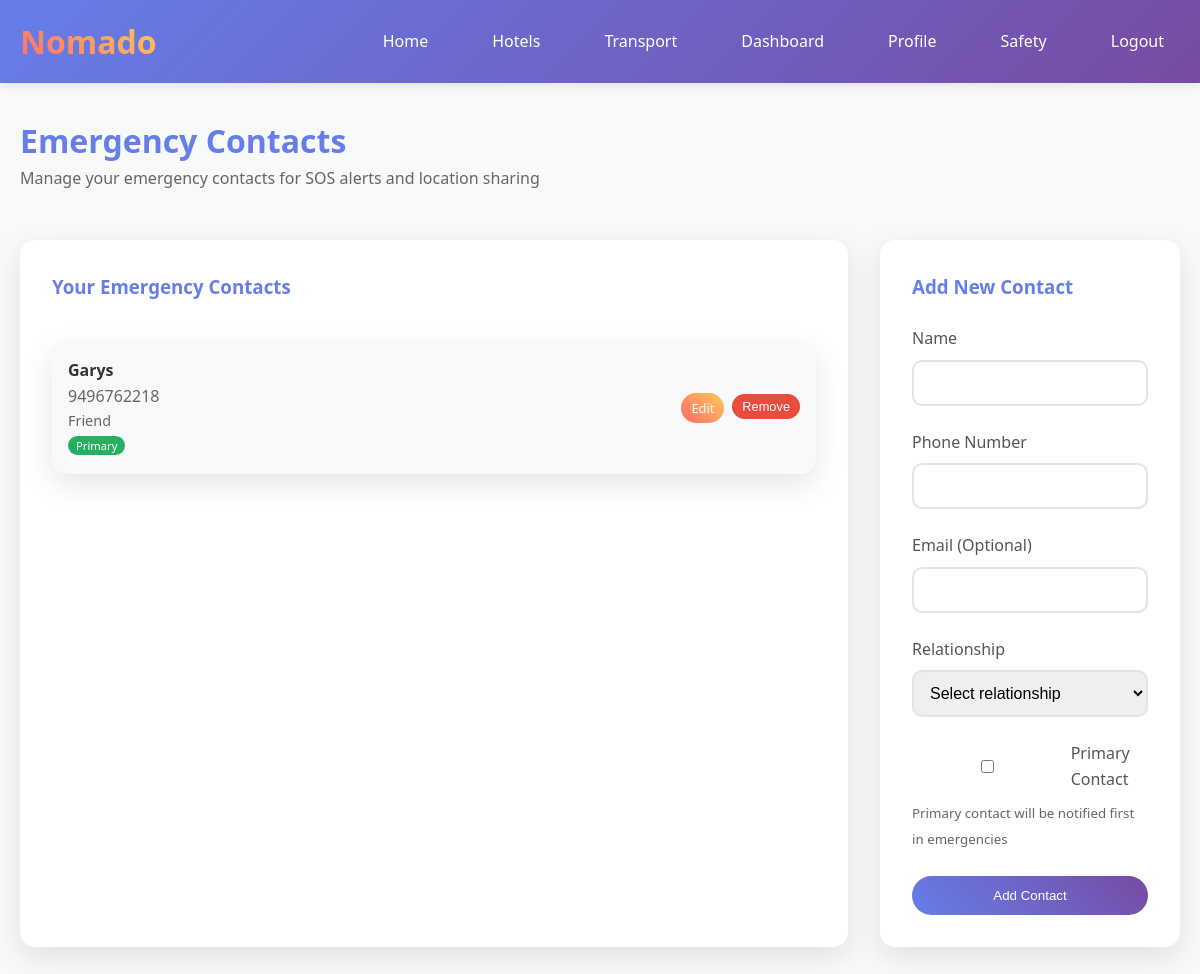
The app's page /safety/emergency-contacts/ (signed in) with its own data.
### location_sos/models.py (models this page shows, shortened)
class EmergencyContact(models.Model):
    RELATIONSHIP_CHOICES = [
        ('FAMILY', 'Family Member'),
        ('FRIEND', 'Friend'),
        ('COLLEAGUE', 'Colleague'),
        ('SPOUSE', 'Spouse'),
        ('PARENT', 'Parent'),
        ('SIBLING', 'Sibling'),
        ('RELATIVE', 'Relative'),
        ('OTHER', 'Other'),
    ]
    user = models.ForeignKey(User, on_delete=models.CASCADE, related_name='emergency_contacts')
    name = models.CharField(max_length=100)
    phone_regex = RegexValidator(regex=r'^\+?1?\d{9,15}$', message="Phone number must be entered in the format: '+999999999'. Up to 15 digits allowed.")
    phone_number = models.CharField(validators=[phone_regex], max_length=17)
    email = models.EmailField(blank=True)
    relationship = models.CharField(max_length=20, choices=RELATIONSHIP_CHOICES)
    is_primary = models.BooleanField(default=False)
    is_active = models.BooleanField(default=True)
    created_at = models.DateTimeField(auto_now_add=True)
    class Meta:
        ordering = ['-is_primary', 'name']

### location_sos/views.py (the view, shortened to what this page needs)
# urls.py: path('emergency-contacts/', views.emergency_contacts_view, name='emergency_contacts'),
@login_required
def emergency_contacts_view(request):
    contacts = EmergencyContact.objects.filter(user=request.user, is_active=True)
    editing = None
    edit_id = request.GET.get('edit')
    if edit_id:
        try:
            editing = EmergencyContact.objects.get(id=edit_id, user=request.user, is_active=True)
        except EmergencyContact.DoesNotExist:
            messages.error(request, 'Contact not found.')
            return redirect('emergency_contacts')
    context = {
        'contacts': contacts,
        'editing': editing,
    }
    return render(request, 'location_sos/emergency_contacts.html', context)

### templates/location_sos/emergency_contacts.html (shortened to what this page needs)
{% extends 'base.html' %}
{% block content %}
<div style="margin-bottom: 2rem;">
    <h1 style="color: #667eea;">Emergency Contacts</h1>
    <p style="color: #666;">Manage your emergency contacts for SOS alerts and location sharing</p>
</div>
<div style="display: grid; grid-template-columns: 1fr 300px; gap: 2rem;">
    <div class="card">
        <h3 style="color: #667eea; margin-bottom: 1.5rem;">Your Emergency Contacts</h3>
        {% if contacts %}
            <div style="display: grid; gap: 1rem;">
                {% for contact in contacts %}
                <div class="card" style="display: flex; justify-content: space-between; align-items: center; padding: 1rem; background: #f8f9fa;">
                    <div>
                        <div style="font-weight: bold; color: #333;">{{ contact.name }}</div>
                        <div style="color: #666;">{{ contact.phone_number }}</div>
                        <div style="color: #666; font-size: 0.9rem;">{{ contact.get_relationship_display|default:contact.relationship }}</div>
                        {% if contact.is_primary %}
                            <span style="background: #27ae60; color: white; padding: 2px 8px; border-radius: 12px; font-size: 0.7rem;">Primary</span>
                        {% endif %}
                    </div>
                    <div style="display: flex; gap: 0.5rem;">
                        <a href="?edit={{ contact.id }}" class="btn btn-secondary" style="padding: 5px 10px; font-size: 0.8rem;">Edit</a>
                        <form method="post" style="display: inline;">
                            <button type="submit" class="btn" style="background: #e74c3c; padding: 5px 10px; font-size: 0.8rem;" onclick="return confirm('Remove this emergency contact?')">Remove</button>
                        </form>
                    </div>
                </div>
                {% endfor %}
            </div>
        {% else %}
            <div style="text-align: center; padding: 3rem; color: #666;">
                <div style="font-size: 3rem; margin-bottom: 1rem;">👥</div>
                <h4>No Emergency Contacts</h4>
                <p>Add at least one emergency contact for safety features</p>
            </div>
        {% endif %}
    </div>
    <div class="card">
        <h3 style="color: #667eea; margin-bottom: 1.5rem;">
            {% if editing %}Edit Contact{% else %}Add New Contact{% endif %}
        </h3>
        <form method="post">
            <div class="form-group">
                <label for="name">Name</label>
                <input type="text" name="name" id="name" class="form-control" value="{% if editing %}{{ editing.name }}{% endif %}" required>
            </div>
            <div class="form-group">
                <label for="phone_number">Phone Number</label>
                <input type="text" name="phone_number" id="phone_number" class="form-control" value="{% if editing %}{{ editing.phone_number }}{% endif %}" required>
            </div>
            <div class="form-group">
                <label for="email">Email (Optional)</label>
                <input type="email" name="email" id="email" class="form-control" value="{% if editing %}{{ editing.email }}{% endif %}">
            </div>
            <div class="form-group">
                <label for="relationship">Relationship</label>
                <select name="relationship" id="relationship" class="form-control" required>
                    <option value="">Select relationship</option>
                </select>
            </div>
            <div class="form-group">
                <label style="display: flex; align-items: center; gap: 0.5rem;">
                    <input type="checkbox" name="is_primary" {% if editing and editing.is_primary %}checked{% endif %}> Primary Contact
                </label>
                <small style="color: #666;">Primary contact will be notified first in emergencies</small>
            </div>
            <button type="submit" class="btn" style="width: 100%;">
                {% if editing %}Update Contact{% else %}Add Contact{% endif %}
            </button>
        </form>
    </div>
</div>
{% endblock %}

### templates/base.html (style rules this page uses)
* { margin: 0; padding: 0; box-sizing: border-box; }
body { font-family: 'Segoe UI', Tahoma, Geneva, Verdana, sans-serif; line-height: 1.6; background-color: #f8f9fa; color: #333; }
.btn { padding: 12px 24px; background: linear-gradient(45deg, #667eea, #764ba2); color: white; border: none; border-radius: 25px; cursor: pointer; text-decoration: none; display: inline-block; transition: all 0.3s ease; font-weight: 500; }
.btn-secondary { background: linear-gradient(45deg, #ff6b6b, #feca57); }
.card { background: white; border-radius: 15px; padding: 2rem; margin: 1rem 0; box-shadow: 0 10px 30px rgba(0,0,0,0.1); transition: transform 0.3s ease; }
.form-group { margin-bottom: 1.5rem; }
.form-group label { display: block; margin-bottom: 0.5rem; font-weight: 500; color: #555; }
.form-group input, .form-group select, .form-group textarea { width: 100%; padding: 12px; border: 2px solid #e1e5e9; border-radius: 10px; font-size: 1rem; transition: border-color 0.3s ease; }

### records on screen
EmergencyContact: name "Garys", phone_number "9496762218", relationship "Friend", is_primary "Primary"
